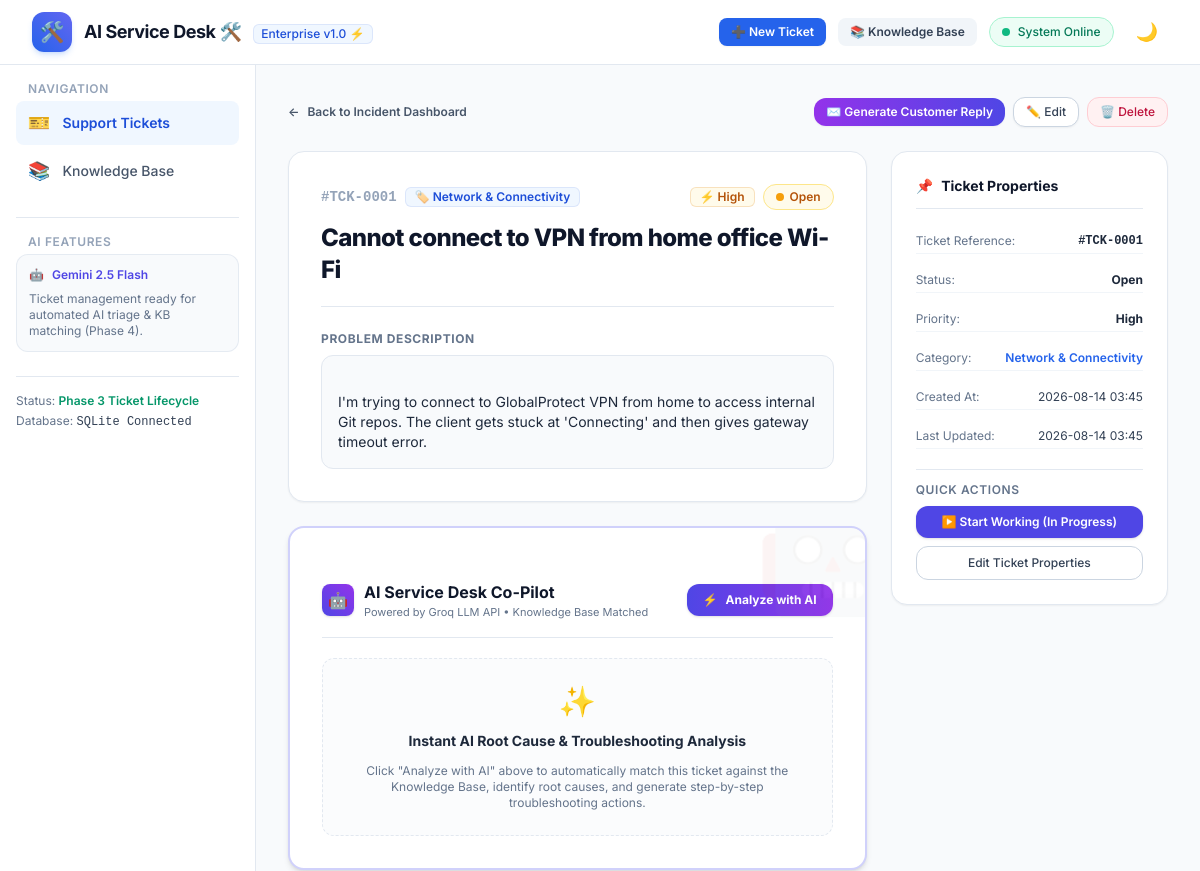
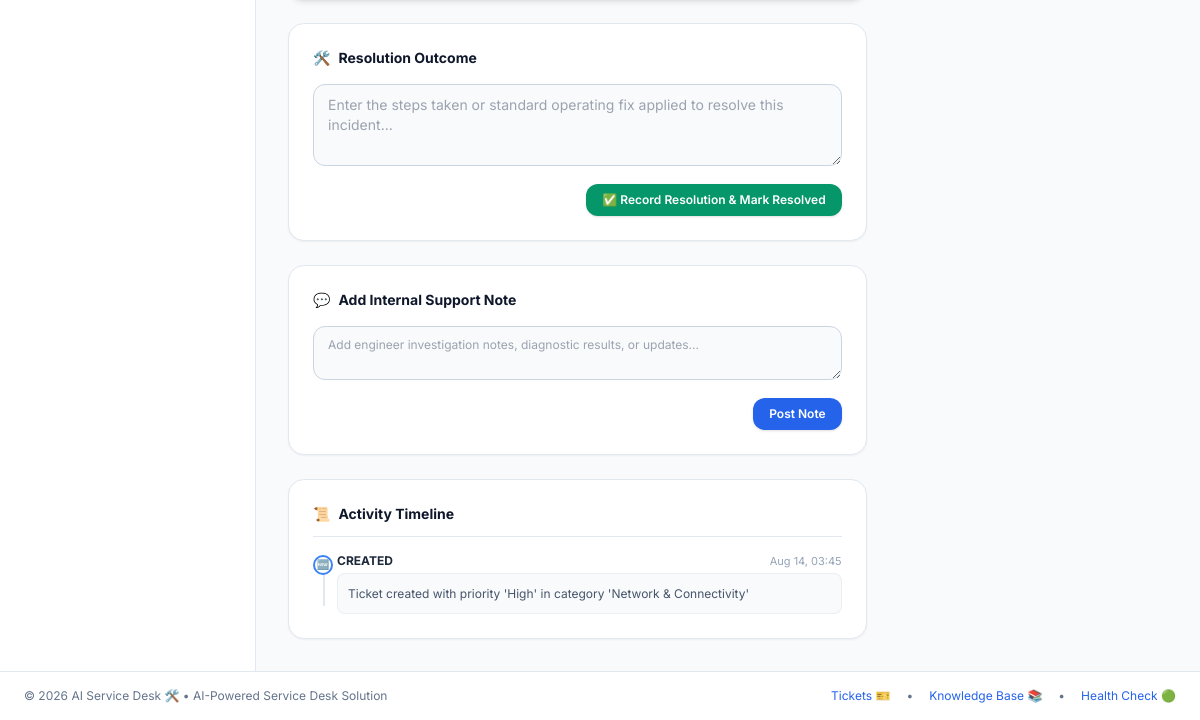
The app's page /tickets/1, older data (2 pictures, top to bottom).
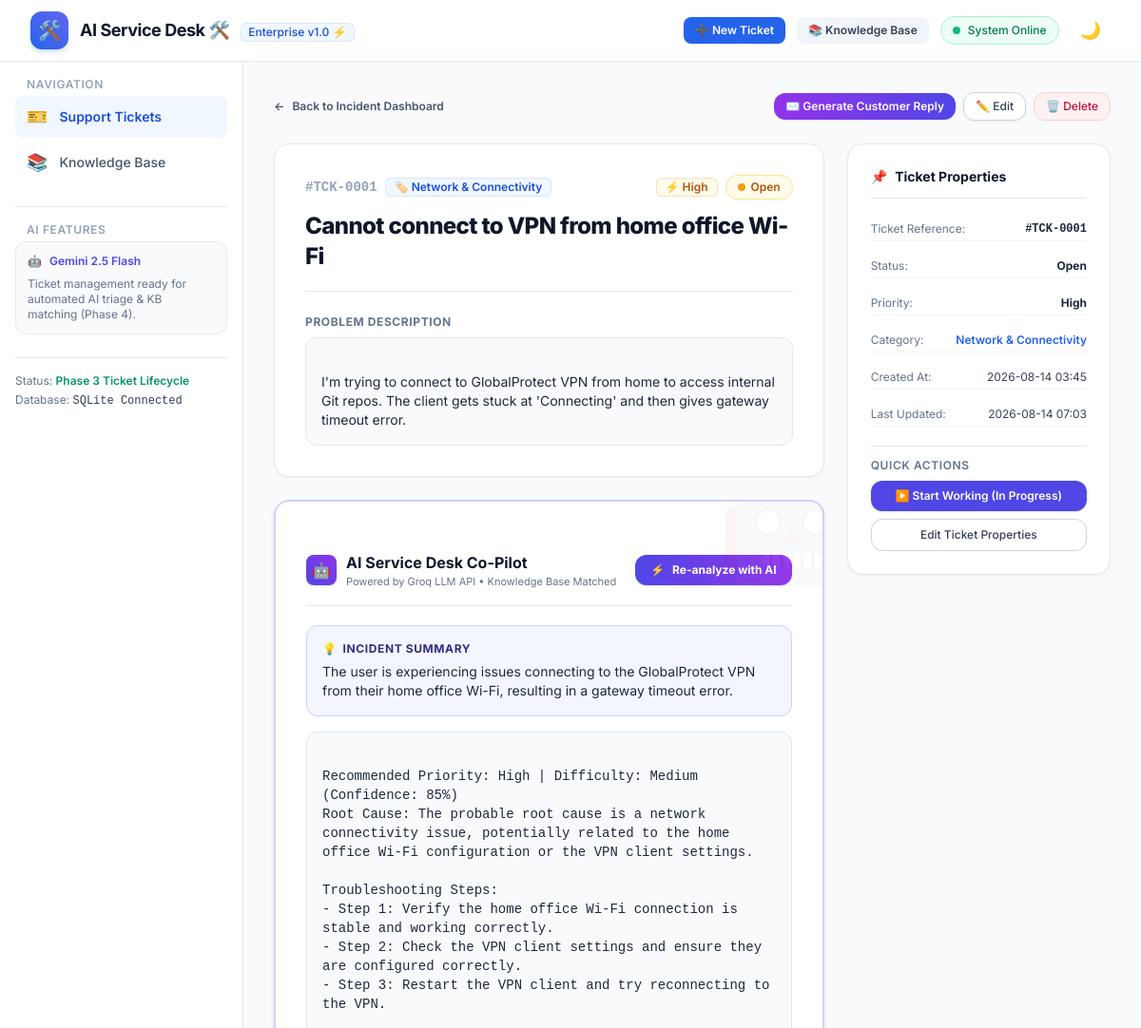
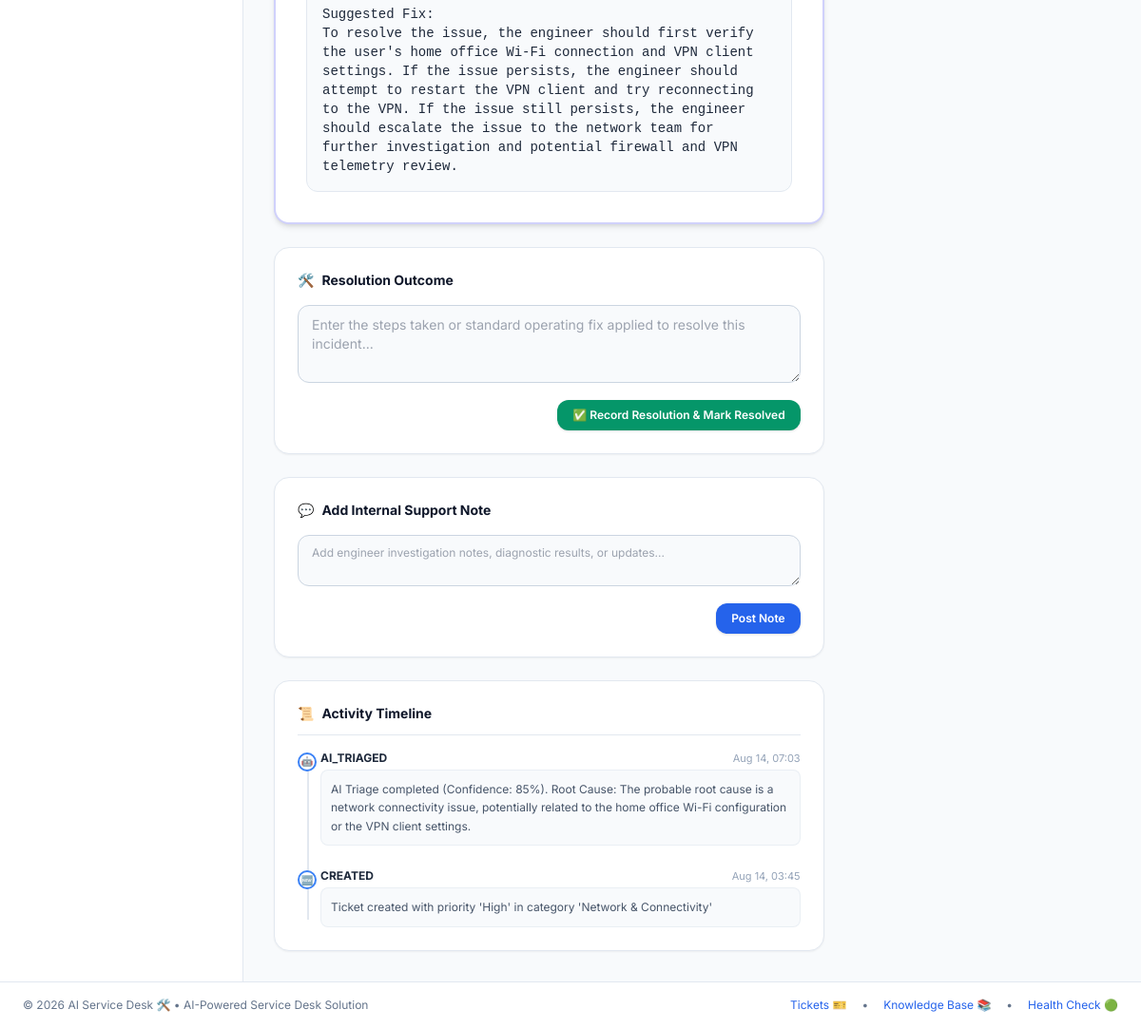
The same page, newer data (2 pictures, top to bottom).
### app/models.py (models this page shows)
class TicketActivity(Base):
    __tablename__ = "ticket_activities"
    id = Column(Integer, primary_key=True, index=True, autoincrement=True)
    ticket_id = Column(Integer, ForeignKey("tickets.id", ondelete="CASCADE"), nullable=False)
    activity_type = Column(String(100), nullable=False)  # CREATED, STATUS_CHANGE, AI_TRIAGED, RESOLVED, COMMENT
    notes = Column(Text, nullable=True)
    created_at = Column(DateTime(timezone=True), default=utc_now)
    ticket = relationship("Ticket", back_populates="activities")

class Ticket(Base):
    __tablename__ = "tickets"
    id = Column(Integer, primary_key=True, index=True, autoincrement=True)
    title = Column(String(255), nullable=False)
    description = Column(Text, nullable=False)
    status = Column(String(50), nullable=False, default="Open")  # Open, In Progress, Pending, Resolved, Closed
    priority = Column(String(50), nullable=False, default="Medium")  # Low, Medium, High, Urgent
    category = Column(String(100), nullable=False, default="General IT")
    ai_summary = Column(Text, nullable=True)
    suggested_resolution = Column(Text, nullable=True)
    final_resolution = Column(Text, nullable=True)
    created_at = Column(DateTime(timezone=True), default=utc_now)
    updated_at = Column(DateTime(timezone=True), default=utc_now, onupdate=utc_now)
    activities = relationship("TicketActivity", back_populates="ticket", cascade="all, delete-orphan", order_by="TicketActivity.created_at.desc()")

### app/routers/tickets.py (the view)
@router.get("/tickets/{ticket_id}", response_class=HTMLResponse)
async def view_ticket_detail(
    request: Request,
    ticket_id: int,
    created: Optional[bool] = False,
    updated: Optional[bool] = False,
    resolved: Optional[bool] = False,
    note_added: Optional[bool] = False,
    db: Session = Depends(get_db)
):
    ticket = TicketService.get_ticket_by_id(db, ticket_id)
    if not ticket:
        raise HTTPException(status_code=404, detail=f"Support Ticket #{ticket_id} not found")
    categories = TicketService.get_categories(db)
    return templates.TemplateResponse(
        request=request,
        name="tickets/detail.html",
        context={
            "app_name": settings.APP_NAME,
            "ticket": ticket,
            "categories": categories,
            "statuses": VALID_STATUSES,
            "priorities": VALID_PRIORITIES,
            "created": created,
            "updated": updated,
            "resolved": resolved,
            "note_added": note_added
        }
    )

### app/templates/tickets/detail.html (shortened to what the changed rows need)
{% extends "base.html" %}
{% block content %}
<div class="space-y-6">
    <div class="grid grid-cols-1 lg:grid-cols-12 gap-6">
        <div class="lg:col-span-8 space-y-6">
            <div class="rounded-2xl bg-white dark:bg-slate-800 border border-slate-200 dark:border-slate-700 p-6 sm:p-8 shadow-sm space-y-6">
                <div class="space-y-3 border-b border-slate-200 dark:border-slate-700 pb-5">
                    <div class="flex flex-wrap items-center justify-between gap-2">
                        <div class="flex items-center gap-2">
                            <span class="font-mono text-sm font-bold text-slate-400">#TCK-{{ "%04d" % ticket.id }}</span>
                            <span class="inline-flex items-center gap-1 rounded-md bg-brand-50 dark:bg-brand-900/40 px-2.5 py-0.5 text-xs font-semibold text-brand-700 dark:text-brand-300 ring-1 ring-inset ring-brand-700/10">
                                🏷️ {{ ticket.category }}
                            </span>
                        </div>
                        <div class="flex items-center gap-2">
                        </div>
                    </div>
                    <h1 class="text-2xl font-extrabold text-slate-900 dark:text-white tracking-tight">
                        {{ ticket.title }}
                    </h1>
                </div>
                <div class="space-y-2">
                    <h2 class="text-xs font-bold uppercase tracking-wider text-slate-500 dark:text-slate-400">
                        Problem Description
                    </h2>
                    <div class="p-4 rounded-xl bg-slate-50 dark:bg-slate-900/50 border border-slate-200 dark:border-slate-700 text-xs sm:text-sm text-slate-800 dark:text-slate-200 leading-relaxed whitespace-pre-line">
                        {{ ticket.description }}
                    </div>
                </div>
            </div>
            <div class="rounded-2xl bg-white dark:bg-slate-800 border-2 border-indigo-500/30 dark:border-indigo-500/40 p-6 sm:p-8 shadow-md space-y-5 relative overflow-hidden">
                <div class="flex flex-col sm:flex-row sm:items-center justify-between gap-3 border-b border-slate-200 dark:border-slate-700 pb-4">
                    <div class="flex items-center gap-2.5">
                        <div>
                            <h2 class="text-base font-bold text-slate-900 dark:text-white">
                                AI Service Desk Co-Pilot
                            </h2>
                        </div>
                    </div>
                    <form method="POST" action="/tickets/{{ ticket.id }}/triage" onsubmit="showAiLoading(this);">
                        <button type="submit" id="ai-triage-btn" class="inline-flex items-center gap-2 px-4 py-2 rounded-xl bg-gradient-to-r from-indigo-600 to-purple-600 hover:from-indigo-700 hover:to-purple-700 text-white text-xs font-bold shadow transition">
                            <span id="ai-btn-icon">⚡</span>
                            <span id="ai-btn-text">{% if ticket.ai_summary %}Re-analyze with AI{% else %}Analyze with AI{% endif %}</span>
                        </button>
                    </form>
                </div>
                {% if ticket.ai_summary %}
                    <div class="space-y-4">
                        <div class="p-4 rounded-xl bg-indigo-50/70 dark:bg-indigo-950/40 border border-indigo-200 dark:border-indigo-800/60 space-y-1.5">
                            <h3 class="text-xs font-bold text-indigo-900 dark:text-indigo-300 uppercase tracking-wider flex items-center gap-1.5">
                                <span>💡</span> Incident Summary
                            </h3>
                            <p class="text-xs sm:text-sm text-slate-800 dark:text-slate-200 leading-relaxed">
                                {{ ticket.ai_summary }}
                            </p>
                        </div>
                        <div class="p-4 rounded-xl bg-slate-50 dark:bg-slate-900/50 border border-slate-200 dark:border-slate-700 text-xs sm:text-sm text-slate-800 dark:text-slate-200 leading-relaxed whitespace-pre-line font-mono">
                            {{ ticket.suggested_resolution }}
                        </div>
                    </div>
                {% else %}
                    <div class="p-6 text-center space-y-3 bg-slate-50/50 dark:bg-slate-900/30 rounded-xl border border-dashed border-slate-200 dark:border-slate-700">
                        <div class="text-3xl">✨</div>
                        <h3 class="text-sm font-bold text-slate-800 dark:text-slate-200">
                            Instant AI Root Cause & Troubleshooting Analysis
                        </h3>
                        <p class="text-xs text-slate-500 dark:text-slate-400 max-w-md mx-auto">
                            Click "Analyze with AI" above to automatically match this ticket against the Knowledge Base, identify root causes, and generate step-by-step troubleshooting actions.
                        </p>
                    </div>
                {% endif %}
            </div>
            <div class="rounded-2xl bg-white dark:bg-slate-800 border border-slate-200 dark:border-slate-700 p-6 shadow-sm space-y-4">
                <h2 class="text-sm font-bold text-slate-900 dark:text-white flex items-center gap-2">
                    <span>🛠️</span> Resolution Outcome
                </h2>
            </div>
            <div class="rounded-2xl bg-white dark:bg-slate-800 border border-slate-200 dark:border-slate-700 p-6 shadow-sm space-y-4">
                <h2 class="text-sm font-bold text-slate-900 dark:text-white flex items-center gap-2">
                    <span>💬</span> Add Internal Support Note
                </h2>
            </div>
            <div class="rounded-2xl bg-white dark:bg-slate-800 border border-slate-200 dark:border-slate-700 p-6 shadow-sm space-y-4">
                <h2 class="text-sm font-bold text-slate-900 dark:text-white flex items-center gap-2 border-b border-slate-200 dark:border-slate-700 pb-3">
                    <span>📜</span> Activity Timeline
                </h2>
                {% if ticket.activities %}
                    <div class="relative pl-6 space-y-6 before:absolute before:left-2.5 before:top-2 before:bottom-2 before:w-0.5 before:bg-slate-200 dark:before:bg-slate-700">
                        {% for act in ticket.activities %}
                            <div class="relative group">
                                <div class="absolute -left-6 top-0.5 h-5 w-5 rounded-full bg-white dark:bg-slate-800 border-2 border-brand-500 flex items-center justify-center text-[10px]">
                                    {% if act.activity_type == 'CREATED' %}
                                        🆕
                                    {% elif act.activity_type == 'AI_TRIAGED' %}
                                        🤖
                                    {% elif act.activity_type == 'RESOLVED' %}
                                        ✅
                                    {% elif act.activity_type == 'NOTE_ADDED' %}
                                        💬
                                    {% else %}
                                        🔄
                                    {% endif %}
                                </div>
                                <div class="space-y-1">
                                    <div class="flex items-center justify-between text-xs">
                                        <span class="font-bold text-slate-800 dark:text-slate-200">
                                            {{ act.activity_type }}
                                        </span>
                                        <span class="text-[11px] text-slate-400">
                                            {{ act.created_at.strftime('%b %d, %H:%M') }}
                                        </span>
                                    </div>
                                    <p class="text-xs text-slate-600 dark:text-slate-400 leading-relaxed bg-slate-50 dark:bg-slate-900/50 p-2.5 rounded-lg border border-slate-200/60 dark:border-slate-700/60">
                                        {{ act.notes }}
                                    </p>
                                </div>
                            </div>
                        {% endfor %}
                    </div>
                {% else %}
                    <p class="text-xs text-slate-500 text-center py-4">No activity history recorded yet.</p>
                {% endif %}
            </div>
        </div>
        <div class="lg:col-span-4 space-y-6">
            <div class="rounded-2xl bg-white dark:bg-slate-800 border border-slate-200 dark:border-slate-700 p-6 shadow-sm space-y-5">
                <div class="space-y-3.5 text-xs">
                    <div class="flex justify-between py-1 border-b border-slate-100 dark:border-slate-700/50">
                        <span class="text-slate-500 dark:text-slate-400">Ticket Reference:</span>
                        <span class="font-mono font-bold text-slate-800 dark:text-slate-200">#TCK-{{ "%04d" % ticket.id }}</span>
                    </div>
                    <div class="flex justify-between py-1 border-b border-slate-100 dark:border-slate-700/50">
                        <span class="text-slate-500 dark:text-slate-400">Status:</span>
                        <span class="font-bold text-slate-800 dark:text-slate-200">{{ ticket.status }}</span>
                    </div>
                    <div class="flex justify-between py-1 border-b border-slate-100 dark:border-slate-700/50">
                        <span class="text-slate-500 dark:text-slate-400">Priority:</span>
                        <span class="font-bold text-slate-800 dark:text-slate-200">{{ ticket.priority }}</span>
                    </div>
                    <div class="flex justify-between py-1 border-b border-slate-100 dark:border-slate-700/50">
                        <span class="text-slate-500 dark:text-slate-400">Category:</span>
                        <span class="font-semibold text-brand-600 dark:text-brand-400">{{ ticket.category }}</span>
                    </div>
                    <div class="flex justify-between py-1 border-b border-slate-100 dark:border-slate-700/50">
                        <span class="text-slate-500 dark:text-slate-400">Created At:</span>
                        <span class="text-slate-700 dark:text-slate-300">{{ ticket.created_at.strftime('%Y-%m-%d %H:%M') }}</span>
                    </div>
                    <div class="flex justify-between py-1 border-b border-slate-100 dark:border-slate-700/50">
                        <span class="text-slate-500 dark:text-slate-400">Last Updated:</span>
                        <span class="text-slate-700 dark:text-slate-300">{{ ticket.updated_at.strftime('%Y-%m-%d %H:%M') }}</span>
                    </div>
                </div>
            </div>
        </div>
    </div>
</div>
{% endblock %}

Row changes from the older to the newer data that the page shows:
changed Ticket "Cannot connect to VPN from home office Wi-Fi": ai_summary (not shown) → "The user is experiencing issues connecting to the GlobalProtect VPN from their home office Wi-Fi, resulting in a gateway timeout error."; suggested_resolution (not shown) → "Recommended Priority: High | Difficulty: Medium (Confidence: 85%) Root Cause: The probable root cause is a network connectivity issue, potentially related to the home office Wi-Fi configuration or the VPN client settings. Troubleshooting Steps: - Step 1: Verify the home office Wi-Fi connection is stable and working correctly. - Step 2: Check the VPN client settings and ensure they are configured correctly. - Step 3: Restart the VPN client and try reconnecting to the VPN. Suggested Fix: To resolve the issue, the engineer should first verify the user's home office Wi-Fi connection and VPN client settings. If the issue persists, the engineer should attempt to restart the VPN client and try…"; updated_at "2026-08-14 03:45" → "2026-08-14 07:03"
added TicketActivity: activity_type "AI_TRIAGED", created_at "Aug 14, 07:03", notes "AI Triage completed (Confidence: 85%). Root Cause: The probable root cause is a network connectivity issue, potentially related to the home office Wi-Fi configuration or the VPN client settings."
Text that changed along with them:
text no longer shown: "Analyze with AI ✨ Instant AI Root Cause & Troubleshooting Analysis Click \"Analyze with AI\" above to automatically match this ticket against the Knowledge Base, identify root causes, and generate step-by-step troubleshooting actions."
text now shown: "Re-analyze with AI 💡 INCIDENT SUMMARY"
